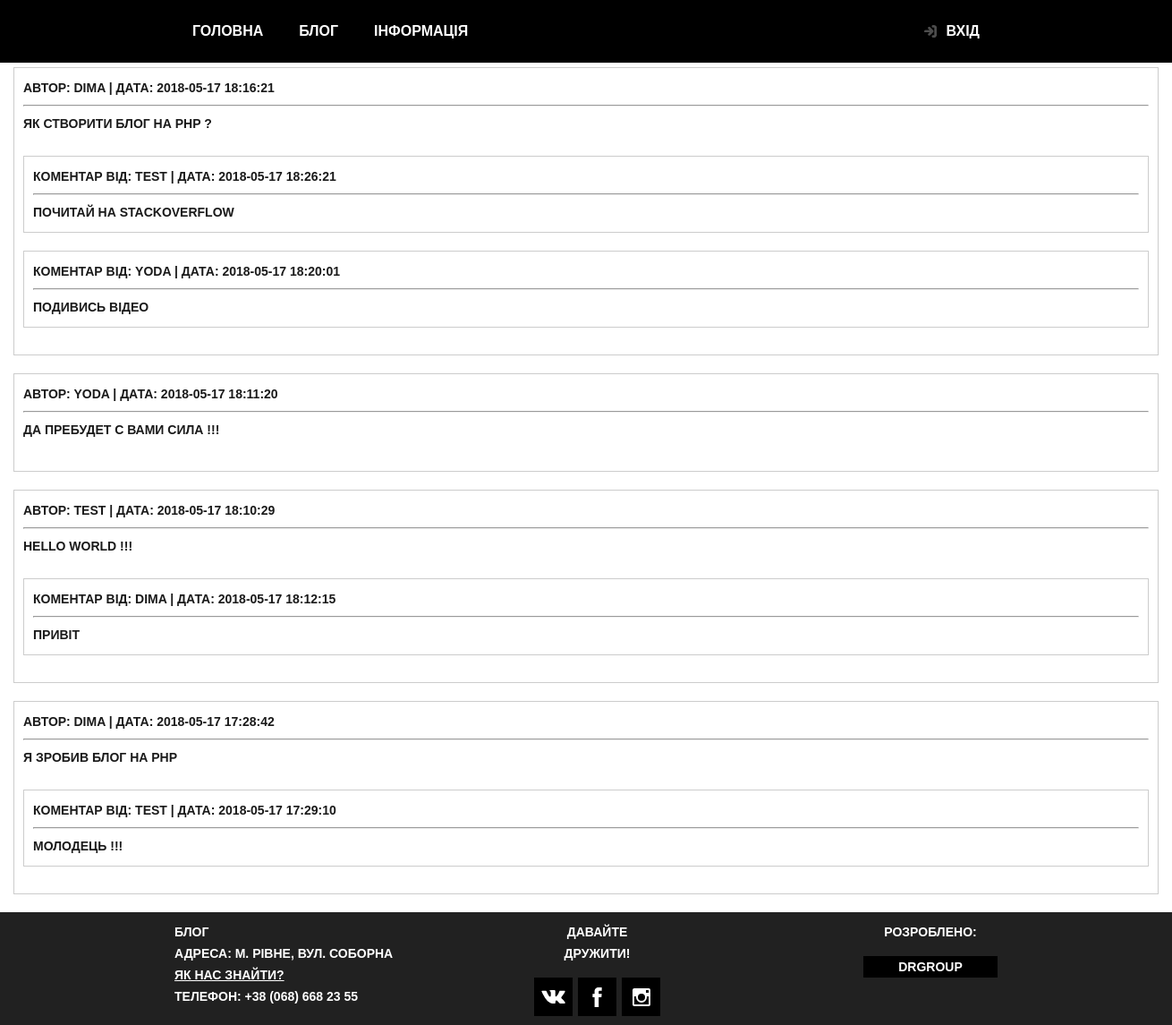
Screenshot of /pages/blog.php with the database file from the repository.
### tables this page shows
CREATE TABLE `blog` (
  `blog_id` int(10) NOT NULL,
  `author` varchar(255) NOT NULL,
  `datetime` varchar(255) NOT NULL,
  `txt` text NOT NULL
);

CREATE TABLE `comments` (
  `comment_id` int(10) UNSIGNED NOT NULL,
  `comment_author` varchar(255) NOT NULL,
  `comment_date` varchar(255) NOT NULL,
  `comment_txt` text NOT NULL,
  `user_id` int(11) NOT NULL,
  `blog_id` int(11) NOT NULL
);

### pages/config.php (called while the page is built)
<?php
return [
    'host' => 'localhost',
    'db_name' => 'new_microblog',
    'username' => 'root',
    'password' => '',
    'charset' => 'utf8'
];

### pages/dbase.php (called while the page is built, shortened)
<?php
class dataBase
{
    protected $db;
    public function connect()
    {
        $config = require_once 'config.php';
        $dsn = 'mysql:host='.$config['host'].';dbname='.$config['db_name'].';charset='.$config['charset'];
        $this->db = new PDO($dsn, $config['username'], $config['password']);
        return $this;
    }
    public function getBlogRecordings()
    {
        $query = "SELECT * FROM blog ORDER BY datetime DESC";
        $this->result = $this->db->query($query);
        return $this->db2arrBlogRecords($this->result);
    }
    public function getCommentRecordings()
    {
        $query = "SELECT * FROM comments";
        $this->result = $this->db->query($query);
        return $this->db2arrComments($this->result);
    }
    public function db2arrComments($result)
    {
        $m = [];
        while($row = $result->fetch(PDO::FETCH_ASSOC))
        {
            $m[] = $row;
        }
        return $m;
    }
    public function db2arrBlogRecords($result)
    {
        $m = [];
        while($row = $result->fetch(PDO::FETCH_ASSOC))
        {
            $m[] = $row;
        }
        return $m;
}
}
?>

### pages/blog.php (the view, shortened to what this page needs)
<?php
$f = new blog();
?>
<?php
require_once 'header.php';
?>
<div class="container-mid">
   <?php foreach ($f->getBlogRecordings() as $item):?>
     <div class="messages">
       <p>Автор: <?=$item['author'] . "\t"?>| Дата: <?=$item['datetime']?></p>
       <hr>
         <div><?=$item['txt']?></div>
         <br>
         <?php foreach($f->getCommentRecordings() as $comm): ?>
            <?php if($item['blog_id'] == $comm['blog_id']): ?>
             <div class="messages">
                 <p>Коментар від:<?= "\t" . $comm['comment_author'] . "\t"?>| Дата: <?=$comm['comment_date']?></p>
                 <hr>
                 <?= $comm['comment_txt'] . '<br>' ?>
             </div>
            <?php endif; ?>
         <?php endforeach; ?>
       </div>
   <?php endforeach; ?>
</div>
<?php
require_once 'footer.php';
?>

### pages/header.php (shortened to what this page needs)
<!doctype html>
<html lang="ru">
<head>
    <link rel="stylesheet" href="../style/normalize.css">
    <link rel="stylesheet" href="../style/indexstyle.css">
</head>
<body>
<div class="wrapper">
    <header class="main-header">
        <nav class="main-navigation">
            <div class="main-navigation-wrapper">
                <div class="container">
                    <ul class="site-navigation">
                        <li><a href="main.php">Головна</a></li>
                            <li><a href="blog.php">Блог</a></li>
                        <li><a href="info.php">Інформація</a></li>
                    </ul>
                    <ul class="user-navigation">
                        <?php if(!isset($_SESSION['user'])) :?>
                            <li><a class="login login-link" href="login.php">Вхід</a></li>
                        <?php else :?>
                            <li class="hello"><?php echo 'Вітаємо, ' . $_SESSION['user'] . '<br>';?></li>
                            <li><a class="log_out login-link" href="logout.php">Вихід</a></li>
                        <?php endif;?>
                    </ul>
                </div>
            </div>
        </nav>
    </header>

### pages/footer.php (shortened to what this page needs)
</div>
<footer class="main-footer">
        <div class="container">
            <p class="footer-contacts">
                Блог<br>
                Адреса: м. Рівне, вул. Соборна<br>
                <a href="#">Як нас знайти?</a><br>
                Телефон: +38 (068) 668 23 55
            </p>
            <div class="footer-social">
                <b>Давайте дружити!</b>
                <ul>
                    <li><a class="social-button" href="#"><span class="visually-hidden"></span>
                        </a></li>
                    <li><a class="social-button" href="#"><span class="visually-hidden"></span>
                            <svg xmlns="http://www.w3.org/2000/svg" width="19" height="22" viewBox="0 0 10.15 21.74">
                        </a></li>
                    <li><a class="social-button" href="#"><span class="visually-hidden"></span>
                        </a></li>
                </ul>
            </div>
            <p class="footer-copyright">
                <b>Розроблено:</b> <a class="button" href="#">DRGroup</a>
            </p>
        </div>
    </footer>
</body>
</html>

### style/indexstyle.css (style rules this page uses)
html { width: 100%; height: 100%; }
body { display: flex; flex-direction: column; min-width: 960px; height: 100%; margin: 0; padding: 0; font-family: "PT Sans Narrow", Arial, sans-serif; font-size: 14px; line-height: 24px; font-weight: 700; color: #1a1a1a; text-transform: uppercase; }
ul, li { padding: 0; margin: 0; }
li { list-style: none; }
p { padding: 0; margin: 0; }
a { text-decoration: none; color: #1a1a1a; }
* { box-sizing: border-box; }
.wrapper { flex-grow: 1; }
.messages { border: 1px solid #ccc; padding: 10px; margin-bottom: 20px; }
.main-header { margin-bottom: 5px; }
.main-navigation { display: flex; flex-direction: column; align-items: center; font-size: 16px; line-height: 20px; color: #ffffff; background-color: transparent; }
.main-navigation-wrapper { width: 100%; background-color: #000000; }
.main-navigation-wrapper .container { display: flex; justify-content: space-between; }
.site-navigation, .user-navigation { list-style: none; margin: 0; padding: 0; }
.site-navigation { display: flex; flex-wrap: wrap; width: 620px; }
.user-navigation { display: flex; max-width: 260px; }
.site-navigation a, .user-navigation a { display: block; padding: 25px 20px; vertical-align: middle; color: #ffffff; }
.user-navigation .login-link { position: relative; padding-left: 50px; }
.login-link::before { content: ""; position: absolute; top: 27px; left: 24px; width: 16px; height: 18px; background-image: url("login.svg"); background-repeat: no-repeat; background-position: 0 0; opacity: 0.3; }
.container { width: 940px; margin: 0 auto; padding: 0 10px; }
.container-mid { width: 1300px; margin: 0 auto; padding: 0 10px; }
.main-footer { padding: 10px 0; color: #ffffff; background-color: #212121; }
.main-footer .container { display: flex; }
.footer-contacts { width: 320px; margin: 0; margin-right: 80px; }
.footer-contacts a { color: #ffffff; text-decoration: underline; }
.footer-social { width: 145px; text-align: center; }
.footer-social ul { display: flex; flex-wrap: wrap; justify-content: space-between; width: 141px; margin: 0 auto; padding: 0; list-style: none; }
.footer-social b { display: block; margin-bottom: 15px; }
.social-button { display: flex; align-items: center; justify-content: center; width: 43px; height: 43px; background-color: #000000; }
.footer-copyright { width: 150px; margin: 0; margin-left: auto; text-align: center; }
.footer-copyright .button { display: block; margin-right: 0; background-color: black; color: #fff; }
.footer-copyright b { display: block; margin-bottom: 15px; }

### rows the page displays
blog: author "DIMA", datetime "2018-05-17 18:16:21", txt "ЯК СТВОРИТИ БЛОГ НА PHP ?"
comments: comment_author "TEST", comment_date "2018-05-17 18:26:21", comment_txt "ПОЧИТАЙ НА STACKOVERFLOW"
comments: comment_author "YODA", comment_date "2018-05-17 18:20:01", comment_txt "ПОДИВИСЬ ВІДЕО"
blog: author "YODA", datetime "2018-05-17 18:11:20", txt "ДА ПРЕБУДЕТ С ВАМИ СИЛА !!!"
blog: author "TEST", datetime "2018-05-17 18:10:29", txt "HELLO WORLD !!!"
comments: comment_author "DIMA", comment_date "2018-05-17 18:12:15", comment_txt "ПРИВІТ"
blog: author "DIMA", datetime "2018-05-17 17:28:42", txt "Я ЗРОБИВ БЛОГ НА PHP"
comments: comment_author "TEST", comment_date "2018-05-17 17:29:10", comment_txt "МОЛОДЕЦЬ !!!"
